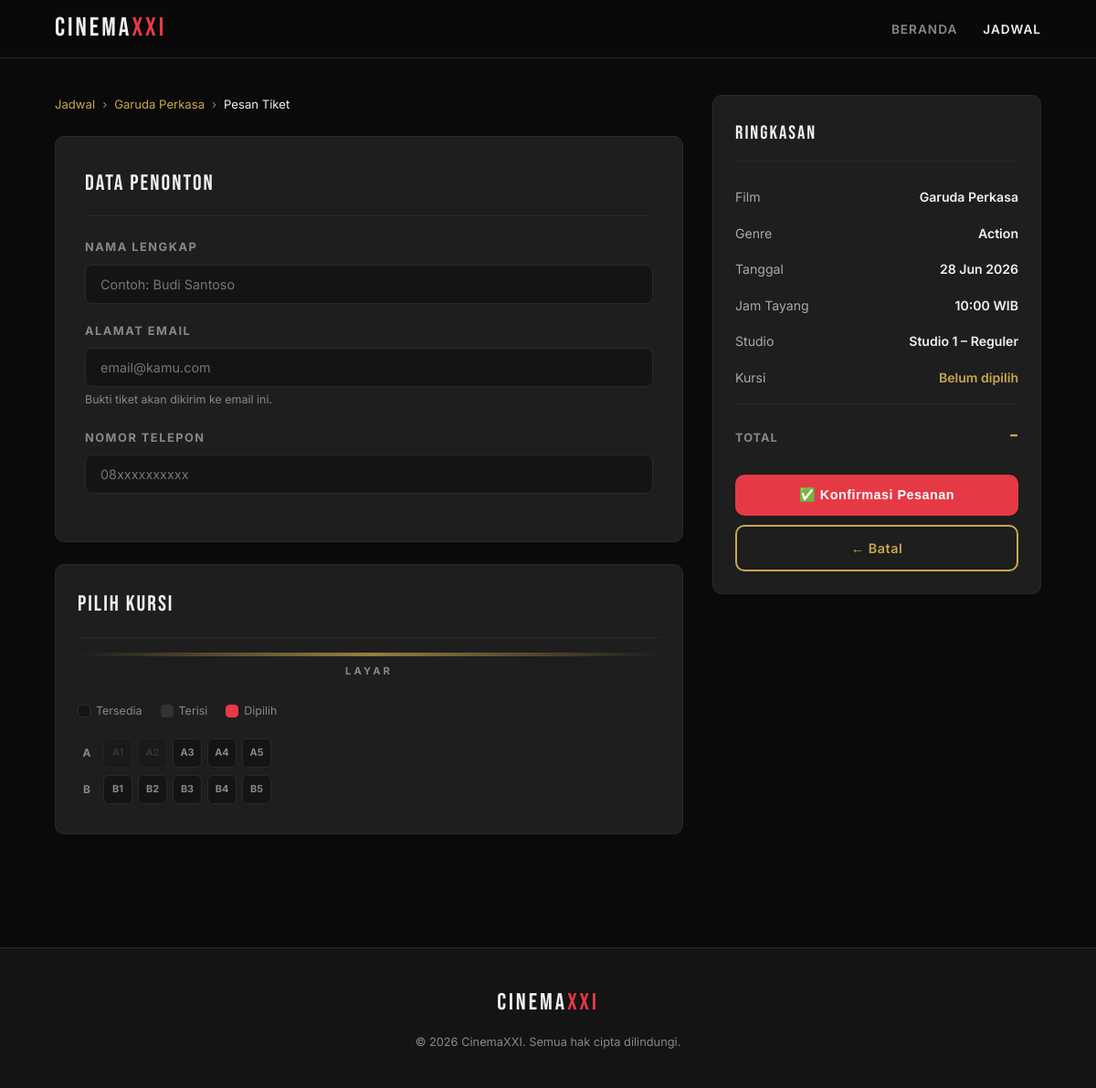
/cinema/pesan.php?jadwal=1, run on the app's committed database.
### tables this page shows
CREATE TABLE `jadwal` (
  `id`         INT UNSIGNED   NOT NULL AUTO_INCREMENT,
  `id_film`    INT UNSIGNED   NOT NULL,
  `id_studio`  INT UNSIGNED   NOT NULL,
  `tanggal`    DATE           NOT NULL,
  `jam_tayang` TIME           NOT NULL,
  `harga`      DECIMAL(10,2)  NOT NULL,
  PRIMARY KEY (`id`),
  CONSTRAINT `fk_jadwal_film`   FOREIGN KEY (`id_film`)   REFERENCES `film`(`id`)   ON UPDATE CASCADE ON DELETE RESTRICT,
  CONSTRAINT `fk_jadwal_studio` FOREIGN KEY (`id_studio`) REFERENCES `studio`(`id`) ON UPDATE CASCADE ON DELETE RESTRICT
);

CREATE TABLE `film` (
  `id`            INT UNSIGNED    NOT NULL AUTO_INCREMENT,
  `judul`         VARCHAR(150)    NOT NULL,
  `genre`         VARCHAR(60)     NOT NULL,
  `durasi`        SMALLINT UNSIGNED NOT NULL COMMENT 'Durasi dalam menit',
  `rating`        ENUM('G','PG','PG-13','R','NC-17','SU','R13','R17','R21','D17') NOT NULL DEFAULT 'SU',
  `deskripsi`     TEXT,
  `tanggal_rilis` DATE            NOT NULL,
  PRIMARY KEY (`id`)
);

CREATE TABLE `kursi` (
  `id`           INT UNSIGNED  NOT NULL AUTO_INCREMENT,
  `id_studio`    INT UNSIGNED  NOT NULL,
  `nomor_kursi`  VARCHAR(10)   NOT NULL COMMENT 'Contoh: A1, B3',
  `baris`        CHAR(1)       NOT NULL COMMENT 'Huruf baris: A, B, C ...',
  PRIMARY KEY (`id`),
  UNIQUE KEY `uq_kursi_studio` (`id_studio`, `nomor_kursi`),
  CONSTRAINT `fk_kursi_studio` FOREIGN KEY (`id_studio`) REFERENCES `studio`(`id`) ON UPDATE CASCADE ON DELETE CASCADE
);

CREATE TABLE `studio` (
  `id`           INT UNSIGNED  NOT NULL AUTO_INCREMENT,
  `nama_studio`  VARCHAR(50)   NOT NULL,
  `kapasitas`    SMALLINT UNSIGNED NOT NULL COMMENT 'Jumlah kursi total',
  PRIMARY KEY (`id`)
);

### cinema/pesan.php (the view, shortened to what this page needs)
<?php
require_once 'config.php';
$jadwalId = isset($_GET['jadwal']) ? (int)$_GET['jadwal'] : 0;
$stmt = $conn->prepare(
    "SELECT j.*, f.judul, f.genre, f.durasi, f.rating, s.nama_studio, s.id AS studio_id
     FROM jadwal j
     INNER JOIN film   f ON f.id = j.id_film
     INNER JOIN studio s ON s.id = j.id_studio
     WHERE j.id = ?"
);
$stmt->bind_param('i', $jadwalId);
$stmt->execute();
$jadwal = $stmt->get_result()->fetch_assoc();
$stmtK = $conn->prepare(
    "SELECT * FROM kursi WHERE id_studio = ? ORDER BY baris ASC, nomor_kursi ASC"
);
$stmtK->bind_param('i', $jadwal['studio_id']);
$stmtK->execute();
$allKursi = $stmtK->get_result()->fetch_all(MYSQLI_ASSOC);
$stmtT = $conn->prepare(
    "SELECT id_kursi FROM transaksi
     WHERE id_jadwal = ? AND status_pembayaran != 'dibatalkan'"
);
$stmtT->bind_param('i', $jadwalId);
$stmtT->execute();
$takenRows  = $stmtT->get_result()->fetch_all(MYSQLI_ASSOC);
$takenIds = array_column($takenRows, 'id_kursi');
$kursiPerBaris = [];
foreach ($allKursi as $k) {
    $kursiPerBaris[$k['baris']][] = $k;
}
$oldNama    = htmlspecialchars($_POST['nama']    ?? '');
$oldEmail   = htmlspecialchars($_POST['email']   ?? '');
$oldTelepon = htmlspecialchars($_POST['telepon'] ?? '');
require_once 'includes/header.php';
?>
<div class="booking-layout">
  <div>
    <div style="display:flex;gap:8px;align-items:center;margin-bottom:24px;font-size:.82rem;color:var(--muted);">
      <a href="jadwal.php">Jadwal</a>
      <span>›</span>
      <a href="detail.php?id=<?= (int)$jadwal['id_film'] ?>"><?= htmlspecialchars($jadwal['judul']) ?></a>
      <span>›</span>
      <span style="color:var(--white);">Pesan Tiket</span>
    </div>
    <form id="bookingForm" method="POST" action="pesan.php?jadwal=<?= $jadwalId ?>">
      <div class="form-card" style="margin-bottom:24px;">
        <div class="form-title">DATA PENONTON</div>
        <div class="form-group">
          <label class="form-label" for="nama">Nama Lengkap</label>
          <input
            id="nama" name="nama" type="text"
            class="form-control"
            placeholder="Contoh: Budi Santoso"
            value="<?= $oldNama ?>"
            required>
        </div>
        <div class="form-group">
          <label class="form-label" for="email">Alamat Email</label>
          <input
            id="email" name="email" type="email"
            class="form-control"
            placeholder="email@kamu.com"
            value="<?= $oldEmail ?>"
            required>
          <small style="color:var(--muted);font-size:.78rem;">
            Bukti tiket akan dikirim ke email ini.
          </small>
        </div>
        <div class="form-group">
          <label class="form-label" for="telepon">Nomor Telepon</label>
          <input
            id="telepon" name="telepon" type="tel"
            class="form-control"
            placeholder="08xxxxxxxxxx"
            value="<?= $oldTelepon ?>">
        </div>
      </div>
      <div class="seat-map-wrap" style="margin-bottom:24px;">
        <div class="form-title" style="margin-bottom:16px;">PILIH KURSI</div>
        <div class="screen-bar"></div>
        <div class="screen-label">LAYAR</div>
        <div class="seat-legend">
          <span><span class="dot dot-free"></span> Tersedia</span>
          <span><span class="dot dot-taken"></span> Terisi</span>
          <span><span class="dot dot-selected"></span> Dipilih</span>
        </div>
        <?php foreach ($kursiPerBaris as $baris => $kursiList): ?>
          <div class="seat-row">
            <div class="row-label"><?= htmlspecialchars($baris) ?></div>
            <div class="seats">
              <?php foreach ($kursiList as $k):
                $isTaken = in_array($k['id'], $takenIds);
              ?>
                <div
                  class="seat <?= $isTaken ? 'taken' : '' ?>"
                  <?= !$isTaken ? 'data-id="' . $k['id'] . '" data-label="' . htmlspecialchars($k['nomor_kursi']) . '"' : '' ?>
                  title="<?= htmlspecialchars($k['nomor_kursi']) ?><?= $isTaken ? ' (Terisi)' : '' ?>">
                  <?= htmlspecialchars($k['nomor_kursi']) ?>
                </div>
              <?php endforeach; ?>
            </div>
          </div>
        <?php endforeach; ?>
      </div>
    </form>
  </div>
  <div>
    <div class="summary-card">
      <div class="summary-title">RINGKASAN</div>
      <div class="summary-row">
        <span>Film</span>
        <span class="val"><?= htmlspecialchars($jadwal['judul']) ?></span>
      </div>
      <div class="summary-row">
        <span>Genre</span>
        <span class="val"><?= htmlspecialchars($jadwal['genre']) ?></span>
      </div>
      <div class="summary-row">
        <span>Tanggal</span>
        <span class="val"><?= date('d M Y', strtotime($jadwal['tanggal'])) ?></span>
      </div>
      <div class="summary-row">
        <span>Jam Tayang</span>
        <span class="val"><?= substr($jadwal['jam_tayang'], 0, 5) ?> WIB</span>
      </div>
      <div class="summary-row">
        <span>Studio</span>
        <span class="val"><?= htmlspecialchars($jadwal['nama_studio']) ?></span>
      </div>
      <div class="summary-row">
        <span>Kursi</span>
        <span class="val" id="display_kursi" style="color:var(--gold);">Belum dipilih</span>
      </div>
      <div class="summary-total">
        <span class="label">Total</span>
        <span class="amount" id="total_display">–</span>
      </div>
      <div style="margin-top:20px;">
        <button
          type="submit"
          form="bookingForm"
          class="btn btn-primary btn-block">
          ✅ Konfirmasi Pesanan
        </button>
        <a href="jadwal.php" class="btn btn-outline btn-block" style="margin-top:10px;">
          ← Batal
        </a>
      </div>
    </div>
  </div>
</div>
<?php require_once 'includes/footer.php'; ?>

### data on the page
jadwal: id_film.judul "Garuda Perkasa", id_film.genre "Action", tanggal "28 Jun 2026", jam_tayang "10:00", id_studio.nama_studio "Studio 1 – Reguler"
kursi: nomor_kursi "A1"
kursi: nomor_kursi "A2"
kursi: nomor_kursi "A3"
kursi: nomor_kursi "A4"
kursi: nomor_kursi "A5"
kursi: nomor_kursi "B1"
kursi: nomor_kursi "B2"
kursi: nomor_kursi "B3"
kursi: nomor_kursi "B4"
kursi: nomor_kursi "B5"

### other printed values
$baris "A"
$baris "B"
SITE_NAME "CinemaXXI"
